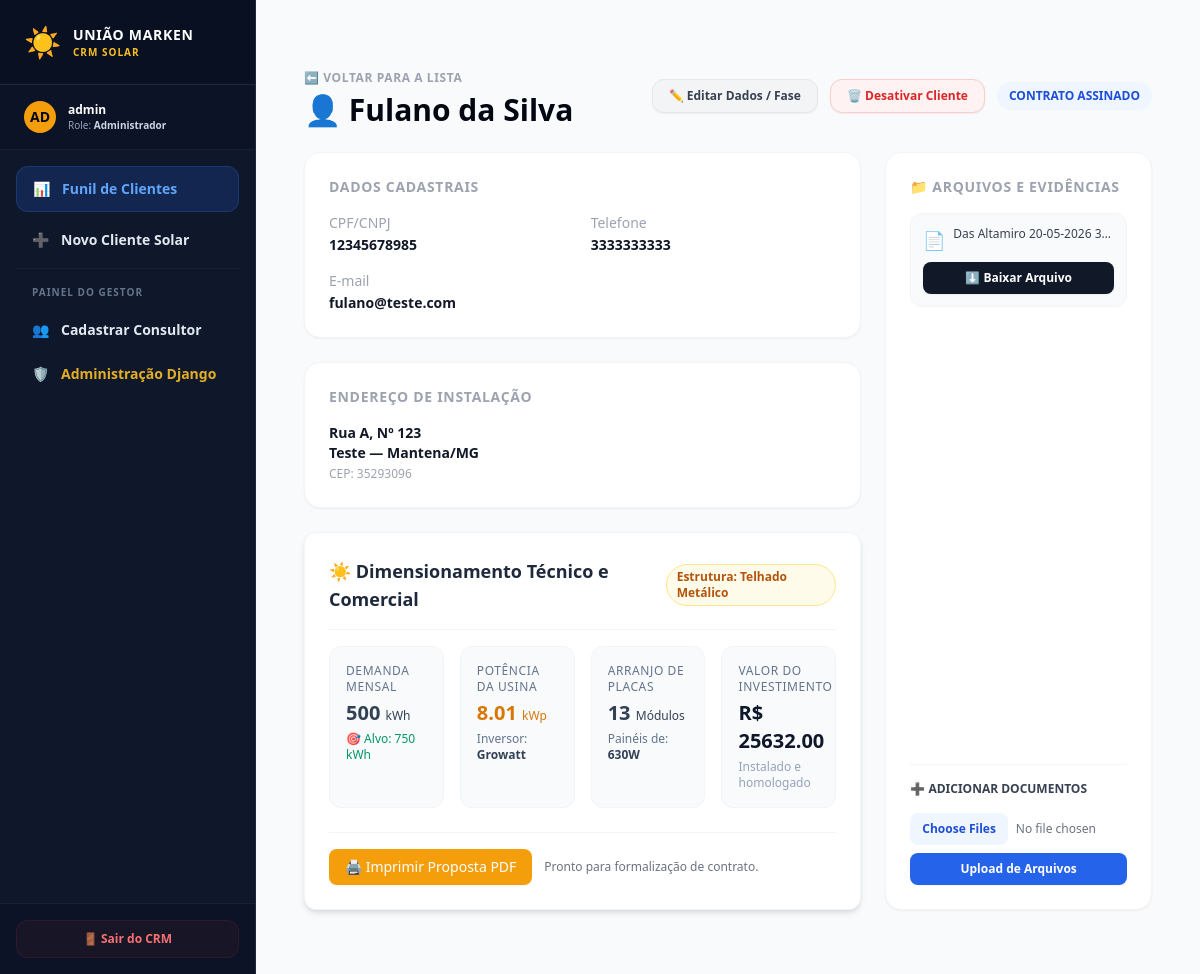
The page /crm/cliente/1/ (signed in) on the database its author committed.
### apps/users/models.py (models this page shows, shortened)
class CustomUser(AbstractUser):
    class Role(models.TextChoices):
        ADMIN = 'ADMIN', 'Administrador'
        VENDEDOR = 'VENDEDOR', 'Vendedor'
    role = models.CharField(max_length=20, choices=Role.choices, default=Role.VENDEDOR)
    telefone = models.CharField(max_length=20, blank=True, null=True)
    is_active = models.BooleanField(default=True) # Soft Delete para Usuários
    class Meta:
        app_label = 'users'

### apps/crm/models.py (models this page shows, shortened)
class Cliente(models.Model):
    vendedor = models.ForeignKey(CustomUser, on_delete=models.SET_NULL, null=True, related_name='clientes')
    nome = models.CharField(max_length=255)
    cpf_cnpj = models.CharField(max_length=18, unique=True)
    telefone = models.CharField(max_length=20)
    email = models.EmailField(blank=True, null=True)
    cep = models.CharField(max_length=9)
    endereco = models.CharField(max_length=255)
    numero = models.CharField(max_length=20)
    bairro = models.CharField(max_length=100)
    cidade = models.CharField(max_length=100)
    estado = models.CharField(max_length=2)
    tipo_estrutura = models.CharField(max_length=50, choices=TipoEstrutura.choices, default=TipoEstrutura.COLONIAL)
    fase_atual = models.CharField(max_length=20, choices=FaseProcesso.choices, default=FaseProcesso.ORCAMENTO)
    criado_em = models.DateTimeField(auto_now_add=True)
    consumo_kwh = models.PositiveIntegerField(default=0, help_text="Consumo atual do cliente (ex: 1000 kWh)")
    producao_estimada_kwh = models.PositiveIntegerField(default=0, help_text="Produção estimada que o cliente quer para a usina (ex: 1500 kWh)")
    potencia_painel = models.PositiveIntegerField(default=550, help_text="Potência dos painéis/placas em Watts (ex: 550)")
    marca_inversor = models.CharField(max_length=100, blank=True, null=True, help_text="Marca do inversor que será usado")
    potencia_usina = models.DecimalField(max_digits=6, decimal_places=2, default=0.00, help_text="Calculado: Potência total da usina em kWp")
    qtd_modulos = models.PositiveIntegerField(default=0, help_text="Calculado: Quantidade de placas")
    valor_investimento = models.DecimalField(max_digits=10, decimal_places=2, default=0.00, help_text="Calculado: Preço final do projeto")
    is_active = models.BooleanField(
        default=True,
        help_text="Define se o cliente está ativo no sistema (Soft Delete)"
    )

class ClienteAnexo(models.Model):
    cliente = models.ForeignKey(Cliente, on_delete=models.CASCADE, related_name='anexos')
    titulo = models.CharField(max_length=100, help_text="Ex: Conta de Energia, Foto do Padrão, Documentos")
    arquivo = models.FileField(upload_to='clientes/anexos/')
    enviado_em = models.DateTimeField(auto_now_add=True)

### apps/crm/views.py (the view)
# urls.py: path('cliente/<int:pk>/', ClienteDetailView.as_view(), name='cliente_detail'),
class ClienteDetailView(SolarAccessControlMixin, DetailView):
    model = Cliente
    template_name = 'crm/cliente_detail.html'
    context_object_name = 'cliente'
    def get_context_data(self, **kwargs):
        context = super().get_context_data(**kwargs)
        context['anexos'] = self.object.anexos.all()
        return context

### templates/crm/cliente_detail.html (shortened to what this page needs)
{% extends 'base.html' %}
{% block content %}
<div class="max-w-4xl mx-auto px-4 py-8">
    <div class="flex justify-between items-center mb-6">
        <div>
            <a href="{% url 'crm:cliente_list' %}" class="text-xs font-bold text-gray-400 uppercase tracking-wider hover:text-gray-600">
                ⬅️ Voltar para a Lista
            </a>
            <h2 class="text-3xl font-extrabold text-gray-950 mt-1">👤 {{ cliente.nome }}</h2>
        </div>
        <div class="flex items-center gap-3">
            <a href="{% url 'crm:cliente_update' cliente.pk %}" class="bg-gray-100 hover:bg-gray-200 text-gray-700 font-semibold py-2 px-4 rounded-xl text-xs transition-colors border border-gray-200 shadow-sm">
                ✏️ Editar Dados / Fase
            </a>
            <form action="{% url 'crm:cliente_desativar' cliente.pk %}" method="POST" onsubmit="return confirm('Tem certeza que deseja desativar este cliente da listagem ativa?');" class="inline">
                <button type="submit" class="bg-red-50 hover:bg-red-100 text-red-600 border border-red-200 font-semibold py-2 px-4 rounded-xl text-xs transition-colors shadow-sm">
                    🗑️ Desativar Cliente
                </button>
            </form>
            <span class="px-3 py-1.5 rounded-full text-xs font-bold bg-blue-50 text-blue-700 uppercase">
                {{ cliente.get_fase_atual_display }}
            </span>
        </div>
    </div>
    <div class="grid grid-cols-1 md:grid-cols-3 gap-6">
        <div class="md:col-span-2 space-y-6">
            <div class="bg-white p-6 rounded-2xl shadow-sm border border-gray-100">
                <h3 class="text-sm font-bold text-gray-400 uppercase mb-4 tracking-wider">Dados Cadastrais</h3>
                <dl class="grid grid-cols-1 sm:grid-cols-2 gap-4 text-sm">
                    <div>
                        <dt class="text-gray-400 font-medium">CPF/CNPJ</dt>
                        <dd class="text-gray-900 font-semibold mt-0.5">{{ cliente.cpf_cnpj }}</dd>
                    </div>
                    <div>
                        <dt class="text-gray-400 font-medium">Telefone</dt>
                        <dd class="text-gray-900 font-semibold mt-0.5">{{ cliente.telefone }}</dd>
                    </div>
                    <div class="sm:col-span-2">
                        <dt class="text-gray-400 font-medium">E-mail</dt>
                        <dd class="text-gray-900 font-semibold mt-0.5">{{ cliente.email|default:"Não informado" }}</dd>
                    </div>
                </dl>
            </div>
            <div class="bg-white p-6 rounded-2xl shadow-sm border border-gray-100">
                <h3 class="text-sm font-bold text-gray-400 uppercase mb-4 tracking-wider">Endereço de Instalação</h3>
                <p class="text-sm text-gray-900 font-semibold">
                    {{ cliente.endereco }}, Nº {{ cliente.numero }}<br>
                    {{ cliente.bairro }} — {{ cliente.cidade }}/{{ cliente.estado }}<br>
                    <span class="text-xs text-gray-400 font-normal">CEP: {{ cliente.cep }}</span>
                </p>
            </div>
            <div class="bg-white rounded-xl shadow-md border border-slate-100 p-6 mt-6">
                <div class="flex items-center justify-between border-b border-slate-100 pb-4 mb-4">
                    <h3 class="text-lg font-bold text-slate-800 flex items-center gap-2">
                        ☀️ Dimensionamento Técnico e Comercial
                    </h3>
                    <span class="text-xs font-semibold px-2.5 py-1 rounded-full bg-amber-50 text-amber-700 border border-amber-200">
                        Estrutura: {{ cliente.get_tipo_estrutura_display }}
                    </span>
                </div>
                {% if cliente.producao_estimada_kwh > 0 %}
                <div class="grid grid-cols-1 md:grid-cols-2 lg:grid-cols-4 gap-4">
                    <div class="bg-slate-50 p-4 rounded-xl border border-slate-100">
                        <p class="text-xs text-slate-500 font-medium uppercase tracking-wider">Demanda Mensal</p>
                        <p class="text-xl font-bold text-slate-700 mt-1">{{ cliente.consumo_kwh }} <span class="text-xs font-normal">kWh</span></p>
                        <p class="text-xs text-emerald-600 mt-1 font-medium">🎯 Alvo: {{ cliente.producao_estimada_kwh }} kWh</p>
                    </div>
                    <div class="bg-slate-50 p-4 rounded-xl border border-slate-100">
                        <p class="text-xs text-slate-500 font-medium uppercase tracking-wider">Potência da Usina</p>
                        <p class="text-xl font-bold text-amber-600 mt-1">{{ cliente.potencia_usina }} <span class="text-xs font-normal">kWp</span></p>
                        <p class="text-xs text-slate-500 mt-1">Inversor: <span class="font-semibold text-slate-700">{{ cliente.marca_inversor|default:"Não definido" }}</span></p>
                    </div>
                    <div class="bg-slate-50 p-4 rounded-xl border border-slate-100">
                        <p class="text-xs text-slate-500 font-medium uppercase tracking-wider">Arranjo de Placas</p>
                        <p class="text-xl font-bold text-slate-700 mt-1">{{ cliente.qtd_modulos }} <span class="text-xs font-normal">Módulos</span></p>
                        <p class="text-xs text-slate-500 mt-1">Painéis de: <span class="font-semibold text-slate-700">{{ cliente.potencia_painel }}W</span></p>
                    </div>
                    <div class="bg-slate-50 p-4 rounded-xl border border-slate-100">
                        <p class="text-xs text-slate-500 font-medium uppercase tracking-wider">Valor do Investimento</p>
                        <p class="text-xl font-bold text-slate-900 mt-1">R$ {{ cliente.valor_investimento }}</p>
                        <p class="text-xs text-slate-400 mt-1">Instalado e homologado</p>
                    </div>
                </div>
                <div class="mt-6 flex flex-wrap gap-3 border-t border-slate-100 pt-4">
                    <a href="{% url 'crm:proposta_pdf' cliente.pk %}" target="_blank" class="inline-flex items-center gap-2 px-4 py-2 bg-amber-500 hover:bg-amber-600 text-white font-medium text-sm rounded-lg shadow-sm transition-all">
                        🖨️ Imprimir Proposta PDF
                    </a>
                    {% if not cliente.contrato %}
                        <p class="text-xs text-gray-500 self-center">Pronto para formalização de contrato.</p>
                    {% endif %}
                </div>
                {% endif %}
            </div>
        </div> <div class="md:col-span-1">
            <div class="bg-white p-6 rounded-2xl shadow-sm border border-gray-100 flex flex-col justify-between h-full space-y-6">
                <div>
                    <h3 class="text-sm font-bold text-gray-400 uppercase mb-4 tracking-wider">📁 Arquivos e Evidências</h3>
                    <div class="space-y-3 mb-6">
                        {% for anexo in anexos %}
                        <div class="p-3 bg-gray-50 rounded-xl border border-gray-100 flex flex-col justify-between gap-2">
                            <div class="flex items-start gap-2 overflow-hidden">
                                <span class="text-lg">📄</span>
                                <span class="text-xs text-gray-700 font-medium truncate" title="{{ anexo.titulo }}">{{ anexo.titulo }}</span>
                            </div>
                            <a href="{{ anexo.arquivo.url }}" download class="w-full text-center bg-gray-900 hover:bg-gray-800 text-white text-xs font-bold py-2 px-3 rounded-lg transition-colors shadow-sm">
                                ⬇️ Baixar Arquivo
                            </a>
                        </div>
                        {% empty %}
                        <p class="text-xs text-gray-400 italic text-center py-6">
                            Nenhum documento foi anexado para este cliente ainda.
                        </p>
                        {% endfor %}
                    </div>
                </div>
                <div class="border-t border-gray-100 pt-4">
                    <h4 class="text-xs font-bold text-gray-700 uppercase mb-2">➕ Adicionar Documentos</h4>
                    <form action="{% url 'crm:adicionar_anexo' cliente.pk %}" method="POST" enctype="multipart/form-data" class="space-y-2">
                        <input type="file" name="arquivos_anexos" multiple required class="w-full text-xs text-gray-500 file:mr-2 file:py-2 file:px-3 file:rounded-lg file:border-0 file:text-xs file:font-semibold file:bg-blue-50 file:text-blue-700 hover:file:bg-blue-100 cursor-pointer">
                        <button type="submit" class="w-full bg-blue-600 hover:bg-blue-700 text-white text-xs font-bold py-2 rounded-lg transition-colors shadow-sm">
                            Upload de Arquivos
                        </button>
                    </form>
                </div>
            </div>
        </div> </div>
</div>
{% endblock %}

### templates/base.html (shortened to what this page needs)
<!DOCTYPE html>
<html lang="pt-br">
<head>
    <script src="https://cdn.tailwindcss.com"></script>
</head>
<body class="bg-gray-50 text-gray-900 antialiased font-sans">
    {% if user.is_authenticated %}
    <div class="min-h-screen flex flex-col md:flex-row">
        <aside class="w-full md:w-64 bg-slate-900 text-slate-200 flex flex-col border-r border-slate-800 shadow-xl">
            <div class="p-6 border-b border-slate-800 flex items-center gap-3 bg-slate-950/40">
                <span class="text-3xl">☀️</span>
                <div>
                    <h1 class="text-sm font-black tracking-wider text-white uppercase">União Marken</h1>
                    <p class="text-[10px] text-amber-400 font-bold uppercase tracking-widest">CRM Solar</p>
                </div>
            </div>
            <div class="px-6 py-4 border-b border-slate-800/60 bg-slate-950/20 flex items-center gap-3">
                <div class="w-8 h-8 rounded-full bg-amber-500 text-slate-950 flex items-center justify-center font-black text-sm uppercase">
                    {{ user.username|slice:":2" }}
                </div>
                <div class="overflow-hidden">
                    <p class="text-xs font-bold text-white truncate">{{ user.username }}</p>
                    <p class="text-[10px] text-slate-400 font-medium">Role: <span class="text-slate-300 font-semibold">{{ user.get_role_display }}</span></p>
                </div>
            </div>
            <nav class="flex-1 p-4 space-y-1.5">
                <a href="{% url 'crm:cliente_list' %}" class="flex items-center gap-3 px-4 py-3 text-sm font-semibold rounded-xl transition-all hover:bg-slate-800 hover:text-white {% if request.resolver_match.url_name == 'cliente_list' or request.resolver_match.url_name == 'cliente_detail' %} bg-blue-600/20 text-blue-400 border border-blue-500/20 hover:bg-blue-600/20 hover:text-blue-400 {% endif %}">
                    <span>📊</span> Funil de Clientes
                </a>
                <a href="{% url 'crm:cliente_create' %}" class="flex items-center gap-3 px-4 py-3 text-sm font-semibold rounded-xl transition-all hover:bg-slate-800 hover:text-white ">
                    <span>➕</span> Novo Cliente Solar
                </a>
                {% if user.role == 'ADMIN' %}
                <div class="pt-4 mt-4 border-t border-slate-800/60">
                    <p class="px-4 text-[10px] font-bold text-slate-500 uppercase tracking-widest mb-2">Painel do Gestor</p>
                    <a href="{% url 'users:usuario_create' %}" class="flex items-center gap-3 px-4 py-3 text-sm font-semibold rounded-xl transition-all hover:bg-slate-800 hover:text-white ">
                        <span>👥</span> Cadastrar Consultor
                    </a>
                    <a href="/admin/" target="_blank" class="flex items-center gap-3 px-4 py-3 text-sm font-semibold rounded-xl transition-all hover:bg-slate-800 hover:text-white text-amber-400/90 hover:text-amber-400">
                        <span>🛡️</span> Administração Django
                    </a>
                </div>
                {% endif %}
            </nav>
            <div class="p-4 border-t border-slate-800/60 bg-slate-950/20">
                <form action="{% url 'logout' %}" method="POST" class="w-full">
                    <button type="submit" class="w-full flex items-center justify-center gap-2 px-4 py-2.5 text-xs font-bold text-red-400 hover:text-red-300 bg-red-500/5 hover:bg-red-500/10 rounded-xl transition-all border border-red-500/10">
                        🚪 Sair do CRM
                    </button>
                </form>
            </div>
        </aside>
        <main class="flex-1 min-w-0 bg-slate-50 overflow-y-auto">
            <div class="p-6 md:p-8">
                {% block content %}
                {% endblock content %}
            </div>
        </main>
    </div>
    {% else %}
    <div class="min-h-screen flex items-center justify-center bg-gray-50">
        {% block content_deslogado %}
        {% endblock content_deslogado %}
    </div>
    {% endif %}
</body>
</html>

### rows shown on the page
CustomUser: username "AD", username "admin", role "Administrador"
Cliente: nome "Fulano da Silva", fase_atual "CONTRATO ASSINADO", cpf_cnpj "12345678985", telefone "3333333333", email "fulano@teste.com", endereco "Rua A", numero "123", bairro "Teste", cidade "Mantena", estado "MG", cep "35293096", tipo_estrutura "Telhado Metálico", consumo_kwh "500", producao_estimada_kwh "750", potencia_usina "8.01", marca_inversor "Growatt", qtd_modulos "13", potencia_painel "630", valor_investimento "25632.00"
ClienteAnexo: titulo "Das Altamiro 20-05-2026 3.…"
